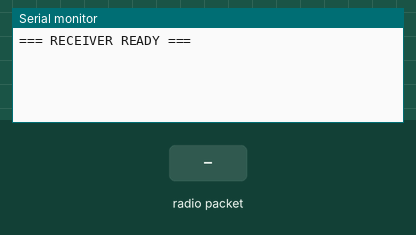
Simulated run of this sketch. Board: Arduino Uno, built with avr-gcc and run on an emulated ATmega328P. On the bench: the last lines printed to the serial monitor. The inputs (shaded band) are chosen by the test bench. No radio packets arrive unless stated.

Above: at 1.2 s.
1.3 s: radio packet "1" arrives
At 2.5 s:
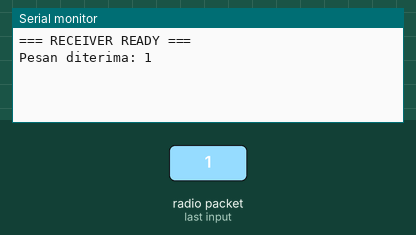
2.8 s: radio packet "0" arrives
At 3.9 s:
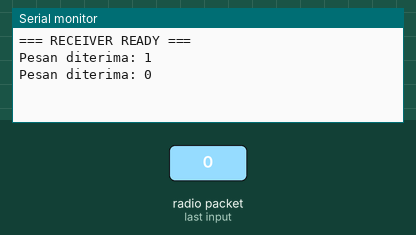
4.3 s: radio packet "2" arrives
At 5.0 s:
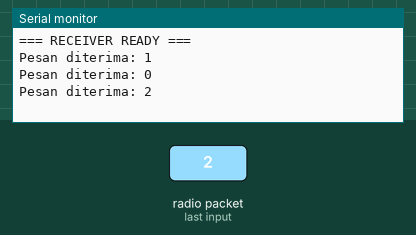

The sketch:

Receiverfiks.ino
```cpp
#include <SPI.h>
#include <nRF24L01.h>
#include <RF24.h>

RF24 radio(4, 5); // CE, CSN

const byte address[6] = "00001";

char text[32] = "";

void setup() {

  Serial.begin(9600);

  if (!radio.begin()) {
    Serial.println("NRF gagal");
    while (1);
  }

  radio.openReadingPipe(0, address);

  radio.setPALevel(RF24_PA_LOW);

  radio.setDataRate(RF24_250KBPS);

  radio.startListening();

  Serial.println("=== RECEIVER READY ===");
}

void loop() {

  if (radio.available()) {

    radio.read(&text, sizeof(text));

    Serial.print("Pesan diterima: ");
    Serial.println(text);

    memset(text, 0, sizeof(text));
  }
}
```

Measured:
- after the input at 1.3 s, the serial monitor: prints a new line at once (image 1)
- after the input at 2.8 s, the serial monitor: prints a new line at once (image 2)
- after the input at 4.3 s, the serial monitor: prints a new line at once (image 3)
